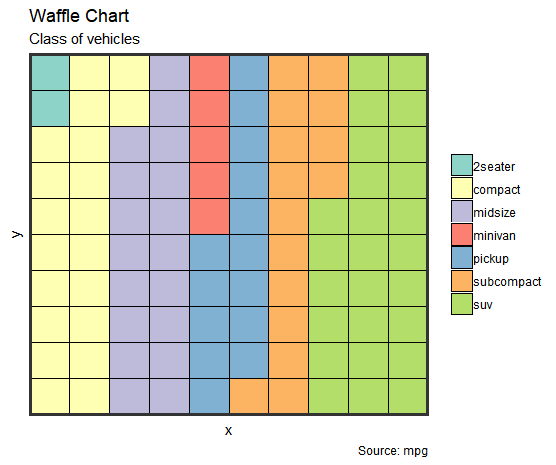

Write R code to recreate this figure.
### WAFFLE CHART ###

# Establish a categorical variable named var
var <- $                                                          
  
# Do not modify this line of code  
nrows <- 10                                                       

# Do not modify this line of code
df <- expand.grid(y = 1:nrows, x = 1:nrows)                       

# Do not modify this line of code
categ_table <- round(table(var) * ((nrows*nrows)/(length(var))))  
print(categ_table)

#NOTE: if sum(categ_table) is not 199 (i.e. nrows^2), it will need adjustment to make the sum to 100.

df$category <- factor(rep(names(categ_table), categ_table))

ggplot(data = df,                                                 # do not modify this line of code
       aes(x = x,                                                 # do not modify this line of code
           y = y,                                                 # do not modify this line of code
           fill = )) +                                            # set the fill color variable
  geom_tile(color = '',                                           # type in the division lines color
            size = ) +                                            # set the divisions lines width
  scale_x_continuous(expand = c(0,0)) +                           # do not modify this line of code
  scale_y_continuous(expand = c(0,0),                             # do not modify this line of code
                     trans = 'reverse') +                         # do not modify this line of code
  scale_fill_brewer(palette = "") +                               # type in the palette style
  labs(title = "",                                                # type in the plot title
       subtitle = "",                                             # type in the plot subtitle
       caption = "") +                                            # type in additional captions
  theme(panel.border = element_rect(size = ),                     # set the panel border
        plot.title = element_text(size = rel()),                  # set the title size
        axis.text = element_blank(),                              # do not modify this line of code
        axis.ticks = element_blank(),                             # do not modify this line of code
        legend.title = element_blank(),                           # do not modify this line of code
        legend.position = "right")                                # type in the legend position

# EXAMPLE

library(ggplot2)
var <- mpg$class
nrows <- 10
df <- expand.grid(y = 1:nrows, x = 1:nrows)
categ_table <- round(table(var) * ((nrows*nrows)/(length(var))))
print(categ_table)

df$category <- factor(rep(names(categ_table), categ_table))  

ggplot(data = df,
       aes(x = x,
           y = y,
           fill = category)) +
  geom_tile(color = 'black',
            size = 0.5) +
  scale_x_continuous(expand = c(0,0)) +
  scale_y_continuous(expand = c(0,0),
                     trans = 'reverse') +
  scale_fill_brewer(palette = "Set3") +
  labs(title = "Waffle Chart",
       subtitle = "Class of vehicles",
       caption = "Source: mpg") +
  theme(panel.border = element_rect(size = 2),
        plot.title = element_text(size = rel(1.2)),
        axis.text = element_blank(),
        axis.ticks = element_blank(),
        legend.title = element_blank(),
        legend.position = "right")
